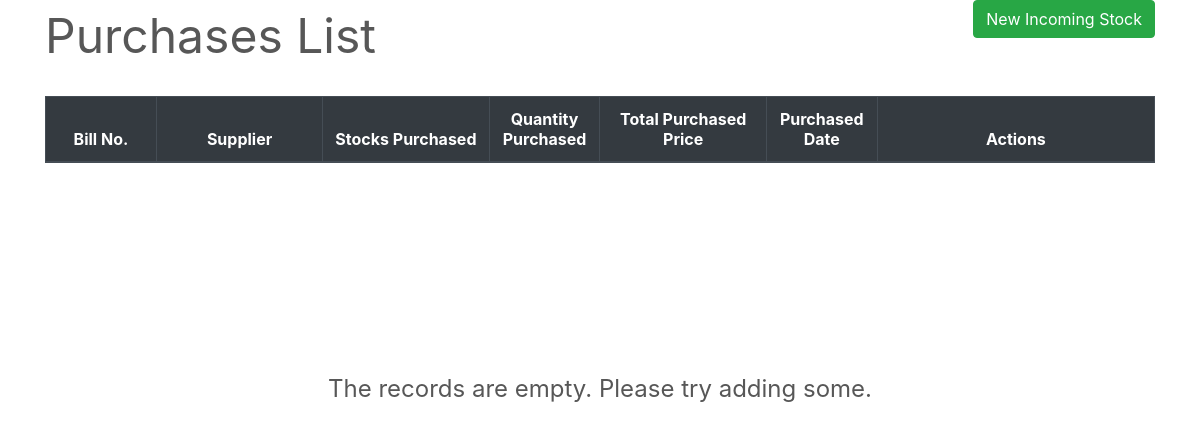
The page /transactions/purchases/ on the database as committed earlier.
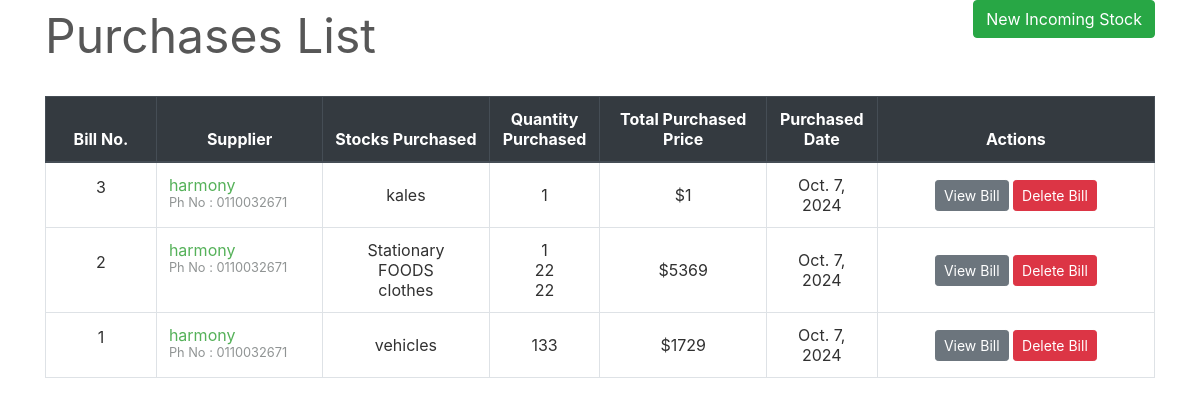
The same page on the database as committed later.
### transactions/models.py (models this page shows, shortened)
class PurchaseBill(models.Model):
    billno = models.AutoField(primary_key=True)
    time = models.DateTimeField(auto_now=True)
    supplier = models.ForeignKey(Supplier, on_delete = models.CASCADE, related_name='purchasesupplier')
    def get_items_list(self):
        return PurchaseItem.objects.filter(billno=self)
    def get_total_price(self):
        purchaseitems = PurchaseItem.objects.filter(billno=self)
        total = 0
        for item in purchaseitems:
            total += item.totalprice
        return total

class Supplier(models.Model):
    id = models.AutoField(primary_key=True)
    name = models.CharField(max_length=150)
    phone = models.CharField(max_length=12, unique=True)
    address = models.CharField(max_length=200)
    email = models.EmailField(max_length=254, unique=True)
    gstin = models.CharField(max_length=15, unique=True)
    is_deleted = models.BooleanField(default=False)
    def __str__(self):
	    return self.name

class PurchaseItem(models.Model):
    billno = models.ForeignKey(PurchaseBill, on_delete = models.CASCADE, related_name='purchasebillno')
    stock = models.ForeignKey(Stock, on_delete = models.CASCADE, related_name='purchaseitem')
    quantity = models.IntegerField(default=1)
    perprice = models.IntegerField(default=1)
    totalprice = models.IntegerField(default=1)

### inventory/models.py (models this page shows, shortened)
class Stock(models.Model):
    id = models.AutoField(primary_key=True)
    name = models.CharField(max_length=30, unique=True)
    quantity = models.IntegerField(default=1)
    is_deleted = models.BooleanField(default=False)

### transactions/views.py (the view)
# urls.py: path('purchases/', views.PurchaseView.as_view(), name='purchases-list'),
class PurchaseView(ListView):
    model = PurchaseBill
    template_name = "purchases/purchases_list.html"
    context_object_name = 'bills'
    ordering = ['-time']
    paginate_by = 10

### transactions/templates/purchases/purchases_list.html (shortened to what this page needs)
{% extends "base.html" %}
{% load widget_tweaks %}
{% block content %}
    <div class="row" style="color: #575757; font-style: bold; font-size: 3rem;">
        <div class="col-md-8">Purchases List</div>
        <div class="col-md-4">
            <div style="float:right;"> <a class="btn btn-success" href="{% url 'select-supplier' %}">New Incoming Stock</a> </div>
        </div>
    </div>
    <br>
    <table class="table table-css table-hover table-bordered">
        <thead class="thead-dark align-middle">
            <tr>
                <th width="10%">Bill No.</th>
                <th width="15%">Supplier</th>
                <th width="15%">Stocks Purchased</th>
                <th width="10%">Quantity Purchased</th>
                <th width="15%">Total Purchased Price</th>
                <th width="10%">Purchased Date</th>
                <th width="25%">Actions</th>
            </tr>
        </thead>
{% if bills %}
        <tbody>
            {% for purchase in bills %}
            <tr>
                <td class="align-middle"> <p>{{ purchase.billno }}</p> </td>
                <td class="">
                    {% if purchase.supplier.is_deleted %}
                        {{ purchase.supplier }}<br>
                    {% else %}
                        <a href="{% url 'supplier' purchase.supplier.name %}">{{ purchase.supplier }}</a> <br>
                    {% endif %}
                    <small style="color: #909494">Ph No : {{ purchase.supplier.phone }}</small>
                </td>
                <td class="align-middle">{% for item in purchase.get_items_list %} {{ item.stock.name }} <br> {% endfor %}</td>
                <td class="align-middle">{% for item in purchase.get_items_list %} {{ item.quantity }} <br> {% endfor %}</td>
                <td class="align-middle">${{ purchase.get_total_price }}</td>
                <td class="align-middle">{{ purchase.time.date }}</td>
                <td class="align-middle"> <a href="{% url 'purchase-bill' purchase.billno %}" class="btn btn-secondary btn-sm">View Bill</a> <a href="{% url 'delete-purchase' purchase.pk %}" class="btn btn-danger btn-sm">Delete Bill</a> </td>
            </tr>
            {% endfor %}
        </tbody>
    </table>
{% else %}
    </table>
    <br><br><br><br><br><br><br><br>
    <div style="color: #575757; font-style: bold; font-size: 1.5rem; text-align: center;">The records are empty. Please try adding some.</div>
{% endif %}
{% endblock content %}

### homepage/templates/base.html (shortened to what this page needs)
{% load static %}
<html lang="en">
<head>
    <link rel="stylesheet" type="text/css" href="{% static 'bootstrap/bootstrap.min.css' %}">
    <link rel="stylesheet" href="https://use.fontawesome.com/releases/v5.7.0/css/all.css">
    <link rel="stylesheet" type="text/css" href="{% static 'css/main.css' %}">
    <link rel="stylesheet" type="text/css" href="{% static 'css/sidebar.css' %}">
    <link rel="stylesheet" type="text/css" href="{% static 'css/dialogbox.css' %}">
</head>
<body>
    <main id="wrapper">
                    <div class="container">
                        {% block content %}{% endblock content %}
                    </div>
            <br>
    </main>
</body>
</html>

### homepage/static/css/main.css (style rules this page uses)
body, html { height: 100%; }
p { color: rgb(49, 49, 49); }
a { color: #55b159; }
.table-css { color: #313131; }
.align-middle { text-align: center; }

### homepage/static/css/sidebar.css (style rules this page uses)
#wrapper { display: flex; width: 100%; align-items: stretch; }

Rows that differ between the two databases and show on the page:
added PurchaseBill: billno "3", supplier "harmony", supplier.phone "0110032671", get_total_price "1", time "Oct. 7, 2024"
added PurchaseItem: stock.name "kales", quantity "1"
added PurchaseBill: billno "2", supplier "harmony", supplier.phone "0110032671", get_total_price "5369", time "Oct. 7, 2024"
added PurchaseItem: stock.name "Stationary", quantity "1"
added PurchaseItem: stock.name "FOODS", quantity "22"
added PurchaseItem: stock.name "clothes", quantity "22"
added PurchaseBill: billno "1", supplier "harmony", supplier.phone "0110032671", get_total_price "1729", time "Oct. 7, 2024"
added PurchaseItem: stock.name "vehicles", quantity "133"
Other text that changed with them:
text no longer shown: "The records are empty. Please try adding some."
